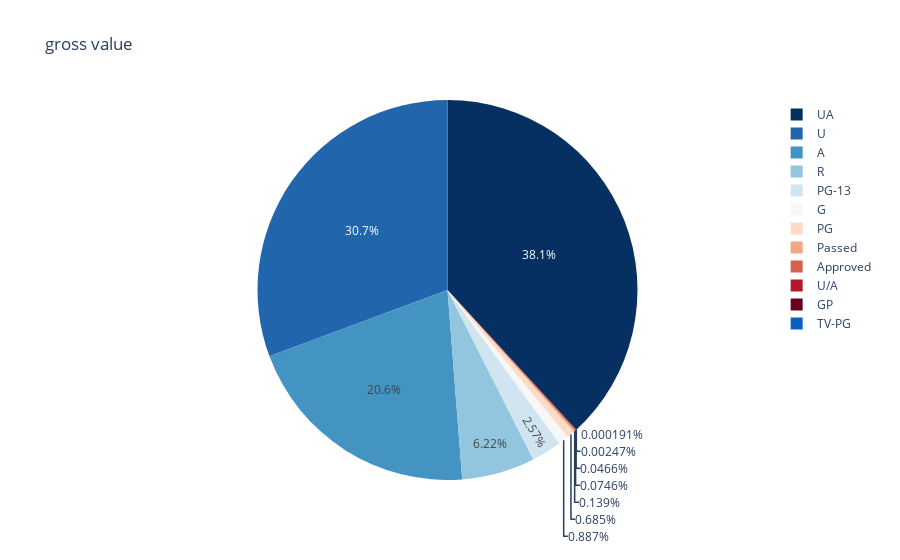

This figure's notebook cell:
### Markdown cell above
Average IMDB_Rating vs Released_Year
Analysis: 
1. This graph shows that Average IMDB Rating is Decreasing year by year. 
2. Initially we see large fluctuation in the rating (As no. of movies was less before)
3. Then we see rating slowing decreasing and Fluctuation are also becoming smaller as year progress.

### Code cell
px.pie(new_movie,values='Gross',names='Certificate',title='gross value',color_discrete_sequence=px.colors.sequential.RdBu_r)

### Figure 1 — Plotly figure (JSON) as saved in the notebook; plotly's stock layout.template omitted (floating-point values rounded to 4 significant figures; data arrays with more than 128 entries replaced by an {"elided": "..."} marker saying what was removed)
{"data": [{"domain": {"x": [0, 1], "y": [0, 1]}, "hovertemplate": "Certificate=%{label}<br>Gross=%{value}<extra></extra>", "labels": {"elided": "713 str values"}, "legendgroup": "", "name": "", "showlegend": true, "type": "pie", "values": {"elided": "713 int values"}}], "layout": {"legend": {"tracegroupgap": 0}, "piecolorway": ["rgb(5,48,97)", "rgb(33,102,172)", "rgb(67,147,195)", "rgb(146,197,222)", "rgb(209,229,240)", "rgb(247,247,247)", "rgb(253,219,199)", "rgb(244,165,130)", "rgb(214,96,77)", "rgb(178,24,43)", "rgb(103,0,31)"], "title": {"text": "gross value"}}}
